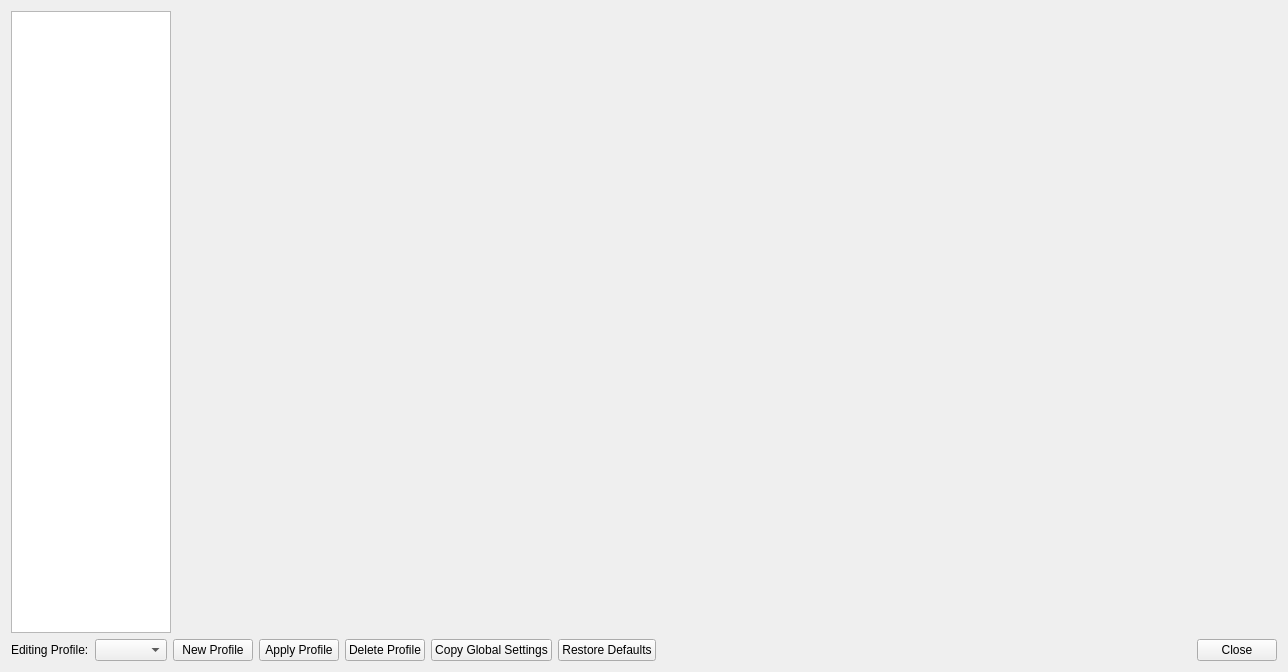
<?xml version="1.0" encoding="UTF-8"?>
<ui version="4.0">
 <class>ControllerSettingsWindow</class>
 <widget class="QWidget" name="ControllerSettingsWindow">
  <property name="geometry">
   <rect>
    <x>0</x>
    <y>0</y>
    <width>1284</width>
    <height>672</height>
   </rect>
  </property>
  <property name="sizePolicy">
   <sizepolicy hsizetype="Expanding" vsizetype="Expanding">
    <horstretch>0</horstretch>
    <verstretch>0</verstretch>
   </sizepolicy>
  </property>
  <property name="windowTitle">
   <string>LibreStation Controller Settings</string>
  </property>
  <property name="windowIcon">
   <iconset resource="resources/librestation-qt.qrc">
    <normaloff>:/icons/duck.png</normaloff>:/icons/duck.png</iconset>
  </property>
  <layout class="QGridLayout" name="gridLayout">
   <item row="0" column="0">
    <widget class="QListWidget" name="settingsCategory">
     <property name="sizePolicy">
      <sizepolicy hsizetype="Expanding" vsizetype="Expanding">
       <horstretch>0</horstretch>
       <verstretch>0</verstretch>
      </sizepolicy>
     </property>
     <property name="minimumSize">
      <size>
       <width>160</width>
       <height>0</height>
      </size>
     </property>
     <property name="maximumSize">
      <size>
       <width>160</width>
       <height>16777215</height>
      </size>
     </property>
     <property name="iconSize">
      <size>
       <width>32</width>
       <height>32</height>
      </size>
     </property>
    </widget>
   </item>
   <item row="0" column="1">
    <widget class="QStackedWidget" name="settingsContainer">
     <property name="minimumSize">
      <size>
       <width>1100</width>
       <height>620</height>
      </size>
     </property>
    </widget>
   </item>
   <item row="1" column="0" colspan="2">
    <layout class="QHBoxLayout" name="horizontalLayout_2">
     <item>
      <layout class="QHBoxLayout" name="editProfileLayout">
       <item>
        <widget class="QLabel" name="editProfileLabel">
         <property name="text">
          <string>Editing Profile:</string>
         </property>
        </widget>
       </item>
       <item>
        <widget class="QComboBox" name="currentProfile"/>
       </item>
       <item>
        <widget class="QPushButton" name="newProfile">
         <property name="text">
          <string>New Profile</string>
         </property>
         <property name="icon">
          <iconset theme="add-line"/>
         </property>
        </widget>
       </item>
       <item>
        <widget class="QPushButton" name="applyProfile">
         <property name="text">
          <string>Apply Profile</string>
         </property>
         <property name="icon">
          <iconset theme="folder-open-line"/>
         </property>
        </widget>
       </item>
       <item>
        <widget class="QPushButton" name="deleteProfile">
         <property name="text">
          <string>Delete Profile</string>
         </property>
         <property name="icon">
          <iconset theme="minus-line"/>
         </property>
        </widget>
       </item>
       <item>
        <widget class="QPushButton" name="copyGlobalSettings">
         <property name="text">
          <string>Copy Global Settings</string>
         </property>
         <property name="icon">
          <iconset theme="folder-open-line"/>
         </property>
        </widget>
       </item>
       <item>
        <widget class="QPushButton" name="restoreDefaults">
         <property name="text">
          <string>Restore Defaults</string>
         </property>
         <property name="icon">
          <iconset theme="restart-line"/>
         </property>
        </widget>
       </item>
      </layout>
     </item>
     <item>
      <widget class="QDialogButtonBox" name="buttonBox">
       <property name="standardButtons">
        <set>QDialogButtonBox::StandardButton::Close</set>
       </property>
      </widget>
     </item>
    </layout>
   </item>
  </layout>
 </widget>
 <resources>
  <include location="resources/librestation-qt.qrc"/>
 </resources>
 <connections/>
</ui>
